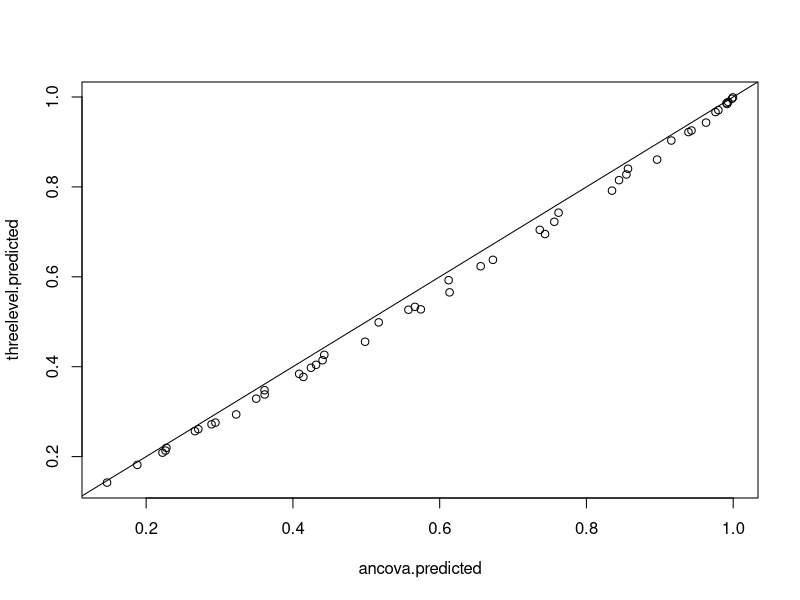

Here is the R script that generated this plot:
rm(list=ls(all=TRUE));
scenarios <- expand.grid(      cluster.size=c(5,10),
                                n=c(300,400,500,600),
                               d=c(.2,.3,.5),
                              icc=c(.1,.2) ); 
J <- scenarios$n/scenarios$cluster.size;     # number of clusters;
n <- scenarios$cluster.size * .8;   # 20 percent missingness;
rho <- scenarios$icc;
ancova.var.gamma <- (1-(.65^2))/(J*n)+rho/(1-rho)/J;
ancova.lambda <-  ((scenarios$d/2)^2)/ancova.var.gamma;
ancova.predicted <- 1-pf(qf(.95,1,J-16),
                                     1,
                                     J-16,
                                     ncp=ancova.lambda);
threelevel.var.gamma <- rho/((1-rho)*J) + 2*(1-.65)/(J*n);
threelevel.lambda <-  ((scenarios$d/2)^2)/threelevel.var.gamma;
threelevel.predicted <- 1-pf(qf(.95,1,J-16),
                         1,
                         J-16,
                         ncp=threelevel.lambda);
plot(ancova.predicted,threelevel.predicted);abline(a=0,b=1);
print(summary(ancova.predicted-threelevel.predicted));
print(c(scenarios[which.max(ancova.predicted-threelevel.predicted),],
        ancova.predicted[which.max(ancova.predicted-threelevel.predicted)],
        threelevel.predicted[which.max(ancova.predicted-threelevel.predicted)]));



